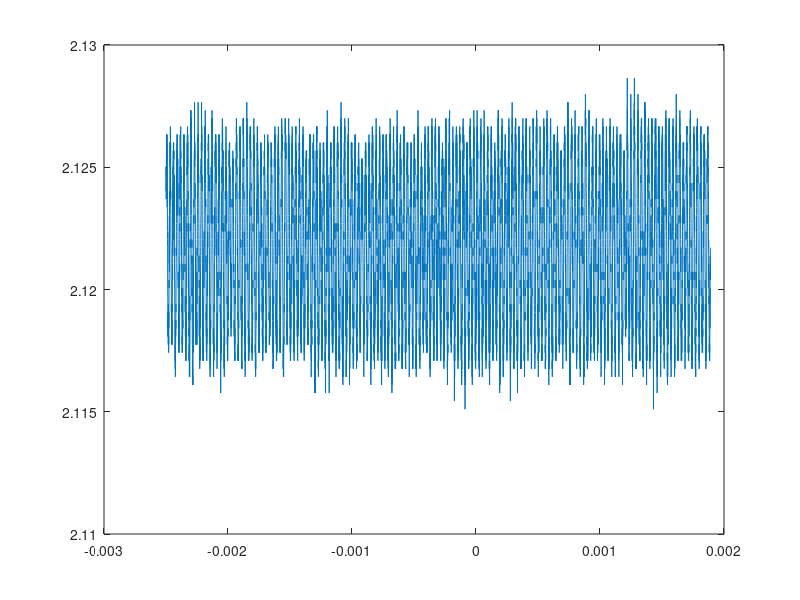
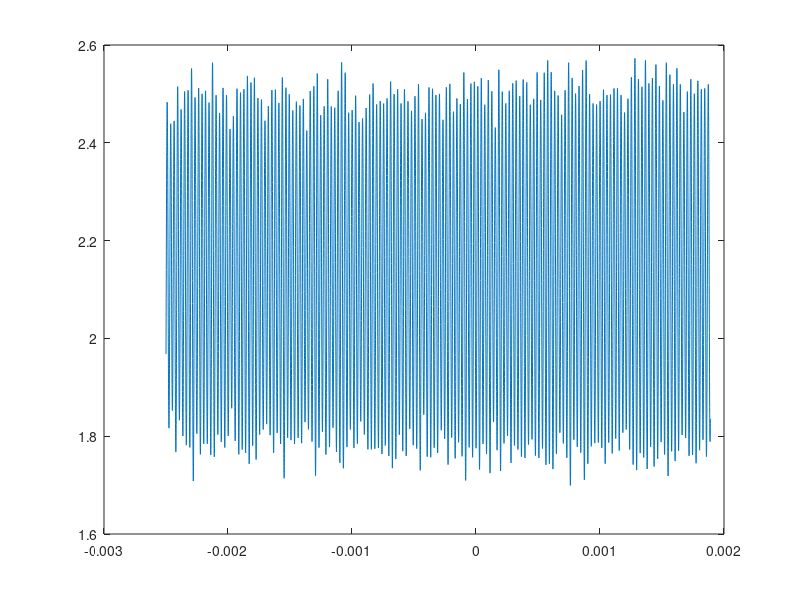

Source code (MATLAB) for these figures, in order: (Note: this script raises an error after producing the figures.)
%========================================
% IF_Signal_Freq_Analysis
% Module reads in .csv file exported from Agilent Waveforms software
% Author: Ivonne Fajardo
% Last Edited: 4/17/2018 
%========================================

%read the number data only
data = csvread('36_LP_Gain.csv', 11, 0); 

%r = number of rows, c = number of columns 
[r,c] = size(data);

%column 1 = time, column2 = channel1, column3 = channel3 
time = data(1:17560,1);
channel1 = data(1:17560,2);
channel2 = data(1:17560,3);

figure(3) 
plot(time, channel1)
figure(4) 
plot(time, channel2)

%find zero crossings 
%function [ ZerosOut,TimeOut ] = IF_Zero_Crossings( waveIn, TimeIn )
[chan1_zeros, chan1_zeroTime, chan1_notBiased] = IF_Zero_Crossings(channel1, time);
[chan2_zeros, chan2_zeroTime, chan2_notBiased] = IF_Zero_Crossings(channel2, time);

%Discrete Time Fourier Transform 
[z,w] = DTFT(chan1_notBiased,length(chan1_notBiased));
figure(1)
plot((w*5000000)/(2*pi),log10(abs(z))); 
xlabel('Frequencies Hz');
ylabel('Magnitude')

[z,w] = DTFT(chan2_notBiased,length(chan2_notBiased));
figure(2)
plot((w*5000000)/(2*pi),log10(abs(z))); 
xlabel('Frequencies Hz');
ylabel('Magnitude')

%find frequencies 
%function [ FrequencyOut, timeChange ] = IF_FrequencyCalcs( TimeIn )
[chan1_frequencies, chan1_freqTime] = IF_FrequencyCalcs(chan1_zeroTime); 
%[chan2_frequencies, chan2_freqTime] = IF_FrequencyCalcs(chan2_zeroTime);



%average out frequencies 
[chan1_freqAvg , chan1_timeAvg] = adjacentAverage(chan1_frequencies,  chan1_freqTime);
[chan2_freqAvg , chan2_timeAvg] = adjacentAverage(chan2_frequencies,  chan2_freqTime);


%find the changes in average frequencies 
[ chan1_avgFreq, chan1_avgTime ] = freqChange( chan1_freqAvg , chan1_timeAvg );
%[ chan2_avgFreq, chan2_avgTime ] = freqChange(chan2_freqAvg , chan2_timeAvg );





